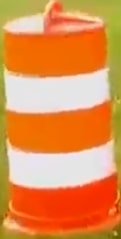
#> input picture Barrel.jpg, 121 x 239 px, found by its file name
$ python 'Shrivarshan K_MM20B058Q2.py'
#> lines starting #> are read from the running program, lines starting #| are printed output that depends on the picture; after the words box and inside, x2 and y2 are one past the last pixel; in counts of white or black regions, pixels touching at a corner belong together
#Question 2
import cv2
barrel = cv2.imread('barrel.jpg')
#> barrel is the input picture: shape (239, 121, 3); mean B, G, R 81.6, 144.6, 224.5
barrel_hsv = cv2.cvtColor(barrel, cv2.COLOR_BGR2HSV)
#> barrel_hsv: shape (239, 121, 3); mean H, S, V 27.3, 163.1, 224.9
histogram = cv2.calcHist([barrel_hsv], [0, 1], None, [100, 200], [0, 100, 0, 200])
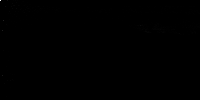
#> histogram: shape (100, 200) float32; min 0, max 1260, mean 0.6; drawn with min black and max white
cv2.normalize(histogram, histogram, 0, 255, cv2.NORM_MINMAX)
#> histogram: shape (100, 200) float32; 16.63% of pixels changed, all inside (x1, y1, x2, y2) = (0, 0, 200, 97)
#> (the run stopped early here; a loop or call above may not have finished)

$ run again, with Original.png saved as Barrel.jpg
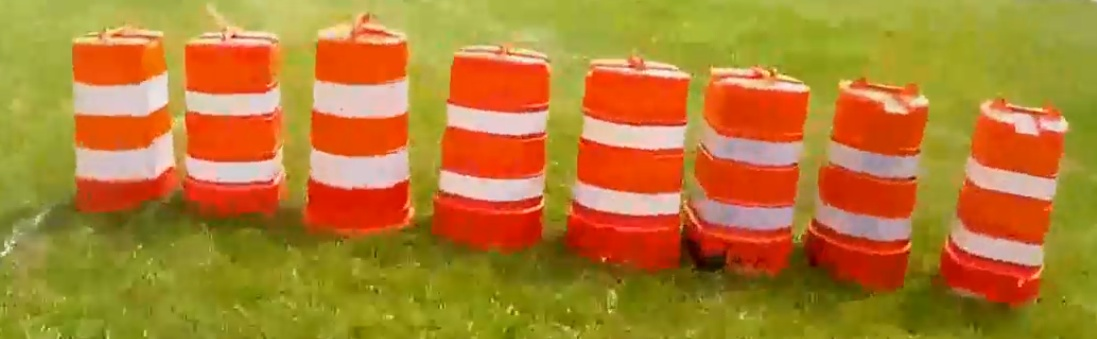
#> input picture Original.png, 1097 x 339 px, found by its file name
#> barrel is the input picture: shape (339, 1097, 3); mean B, G, R 48.3, 126.2, 177.4
#> barrel_hsv: shape (339, 1097, 3); mean H, S, V 24.3, 190.2, 179.3
#> `histogram = cv2.calcHist([barrel_hsv], [0, 1], None, [100, 200], [0, 1..`:
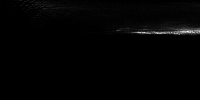
#> histogram: shape (100, 200) float32; min 0, max 750, mean 8.6; drawn with min black and max white

$ run again, with b2.png saved as Barrel.jpg
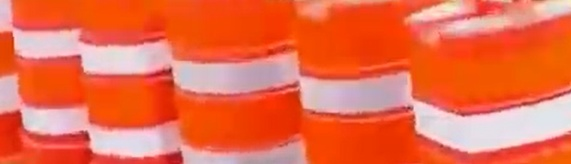
#> input picture b2.png, 571 x 164 px, found by its file name
#> barrel is the input picture: shape (164, 571, 3); mean B, G, R 76, 108.3, 235.1
#> barrel_hsv: shape (164, 571, 3); mean H, S, V 42.5, 172.9, 235.3
#> `histogram = cv2.calcHist([barrel_hsv], [0, 1], None, [100, 200], [0, 1..`:
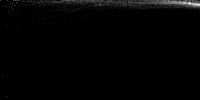
#> histogram: shape (100, 200) float32; min 0, max 83, mean 1.1; drawn with min black and max white
#> `cv2.normalize(histogram, histogram, 0, 255, cv2.NORM_MINMAX)`:
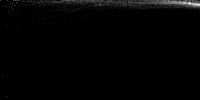
#> histogram: shape (100, 200) float32; 10.22% of pixels changed, all inside (x1, y1, x2, y2) = (0, 0, 200, 97)

$ run again, with part.png saved as Barrel.jpg
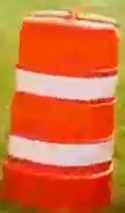
#> input picture part.png, 125 x 213 px, found by its file name
#> barrel is the input picture: shape (213, 125, 3); mean B, G, R 57.8, 110.3, 215.2
#> barrel_hsv: shape (213, 125, 3); mean H, S, V 17, 187.7, 215.5
#> `histogram = cv2.calcHist([barrel_hsv], [0, 1], None, [100, 200], [0, 1..`:
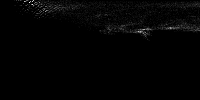
#> histogram: shape (100, 200) float32; min 0, max 42, mean 0.5; drawn with min black and max white
#> `cv2.normalize(histogram, histogram, 0, 255, cv2.NORM_MINMAX)`:
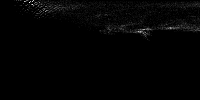
#> histogram: shape (100, 200) float32; 17.02% of pixels changed, all inside (x1, y1, x2, y2) = (14, 0, 200, 41); drawn with min black and max white
